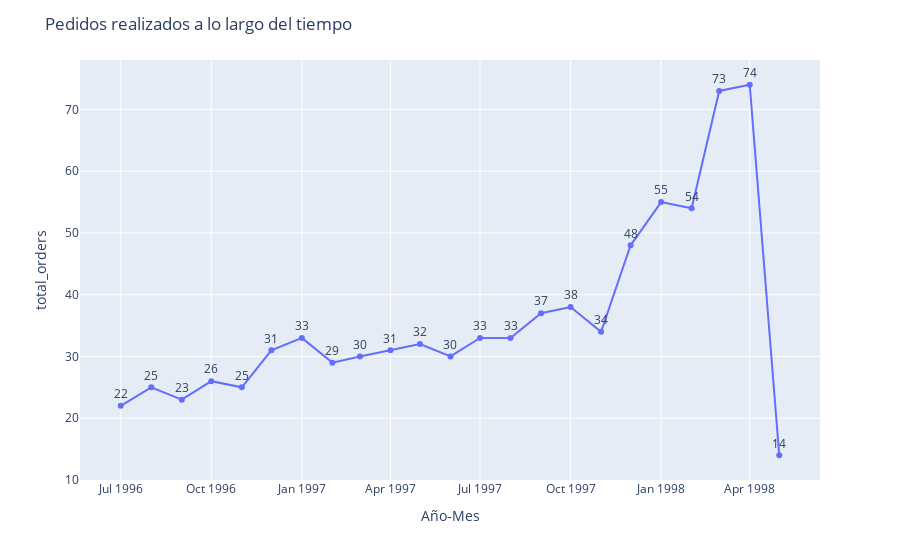

The cell this chart's notebook holds for it:
### Code cell
# gráfica de líneas que muestra la evolución de los pedidos agrupados por mes
fig = px.line(total_orders_by_order_date, 
							x = 'Año-Mes', 
							y = 'total_orders', 
							text = 'total_orders')
fig.update_traces(textposition = "top center")
fig.update_layout(title = dict(text = "Pedidos realizados a lo largo del tiempo"))
fig.show()

### Figure 1 — Plotly figure (JSON) as saved in the notebook; plotly's stock layout.template omitted (floating-point values rounded to 4 significant figures)
{"data": [{"hovertemplate": "Año-Mes=%{x}<br>total_orders=%{text}<extra></extra>", "legendgroup": "", "line": {"color": "#636efa", "dash": "solid"}, "marker": {"symbol": "circle"}, "mode": "lines+markers+text", "name": "", "orientation": "v", "showlegend": false, "text": [22, 25, 23, 26, 25, 31, 33, 29, 30, 31, 32, 30, 33, 33, 37, 38, 34, 48, 55, 54, 73, 74, 14], "textposition": "top center", "type": "scatter", "x": ["1996-7", "1996-8", "1996-9", "1996-10", "1996-11", "1996-12", "1997-1", "1997-2", "1997-3", "1997-4", "1997-5", "1997-6", "1997-7", "1997-8", "1997-9", "1997-10", "1997-11", "1997-12", "1998-1", "1998-2", "1998-3", "1998-4", "1998-5"], "xaxis": "x", "y": [22, 25, 23, 26, 25, 31, 33, 29, 30, 31, 32, 30, 33, 33, 37, 38, 34, 48, 55, 54, 73, 74, 14], "yaxis": "y"}], "layout": {"legend": {"tracegroupgap": 0}, "margin": {"t": 60}, "title": {"text": "Pedidos realizados a lo largo del tiempo"}, "xaxis": {"anchor": "y", "domain": [0, 1], "title": {"text": "Año-Mes"}}, "yaxis": {"anchor": "x", "domain": [0, 1], "title": {"text": "total_orders"}}}}
